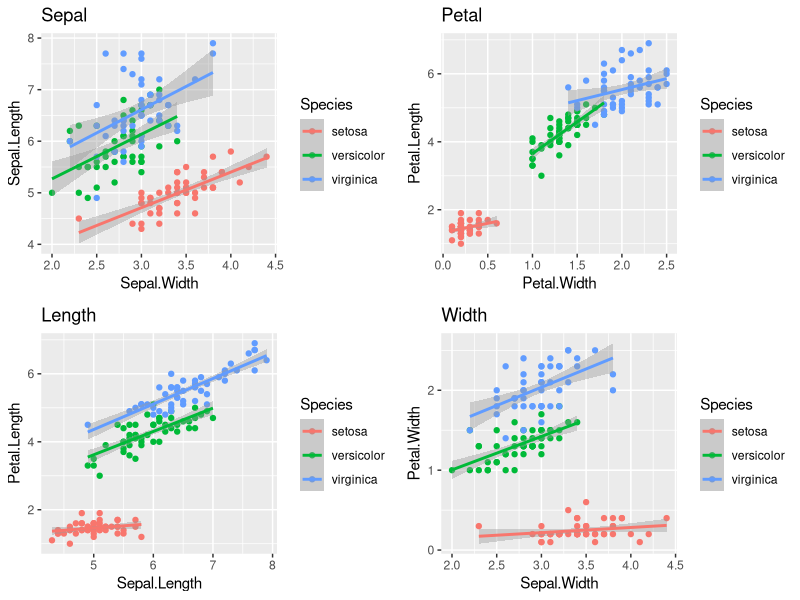
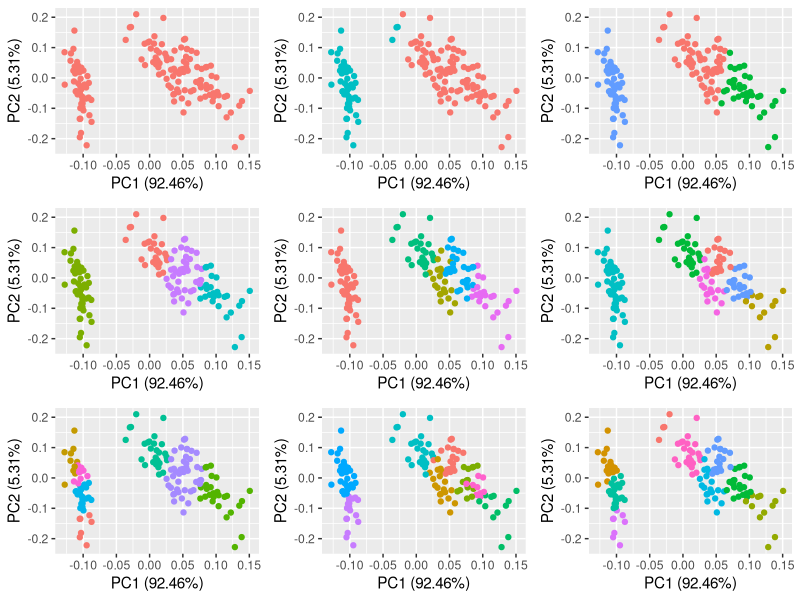
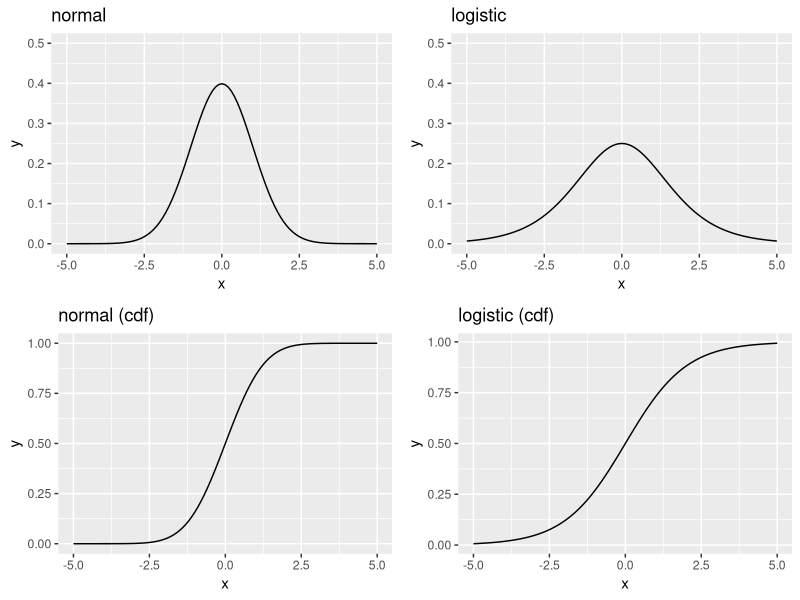

Generate these figures, in order, with R:
library(ggplot2)
library(ggfortify)
library(purrr)

d <- iris

p1 <- ggplot(d, aes(Sepal.Width, Sepal.Length, color = Species)) +
  labs(title = "Sepal")

p2 <- ggplot(d, aes(Petal.Width, Petal.Length, color = Species)) +
  labs(title = "Petal")

p3 <- ggplot(d, aes(Sepal.Length, Petal.Length, color = Species)) +
  labs(title = "Length")

p4 <- ggplot(d, aes(Sepal.Width, Petal.Width, color = Species)) +
  labs(title = "Width")

p <- new('ggmultiplot', plots = list(p1, p2, p3, p4), ncol = 2)

p[1:4] <- p[1:4] +
  geom_point() +
  stat_smooth(method = 'lm')
p

# cluster number 1 to 9
kclusts <- purrr::map(1:9, ~ kmeans(d[-5], .))
autoplot(kclusts, data = d[-5], ncol = 3) + theme(legend.position = "none")

# Curve (Cummulative Distribution Function)
df <- data.frame(x = c(-5, 5))

p5 <- ggplot(df, aes(x)) +
  stat_function(fun = dnorm) +
  labs(title = "normal") +
  ylim(0, 0.5)

p6 <- ggplot(df, aes(x)) +
  stat_function(fun = dlogis) +
  labs(title = "logistic") +
  ylim(0, 0.5)

p7 <- ggplot(df, aes(x)) +
  stat_function(fun = pnorm) +
  labs(title = "normal (cdf)")

p8 <- ggplot(df, aes(x)) +
  stat_function(fun = plogis) +
  labs(title = "logistic (cdf)")

p <- new('ggmultiplot', plots = list(p5, p6, p7, p8), ncol = 2)
p
